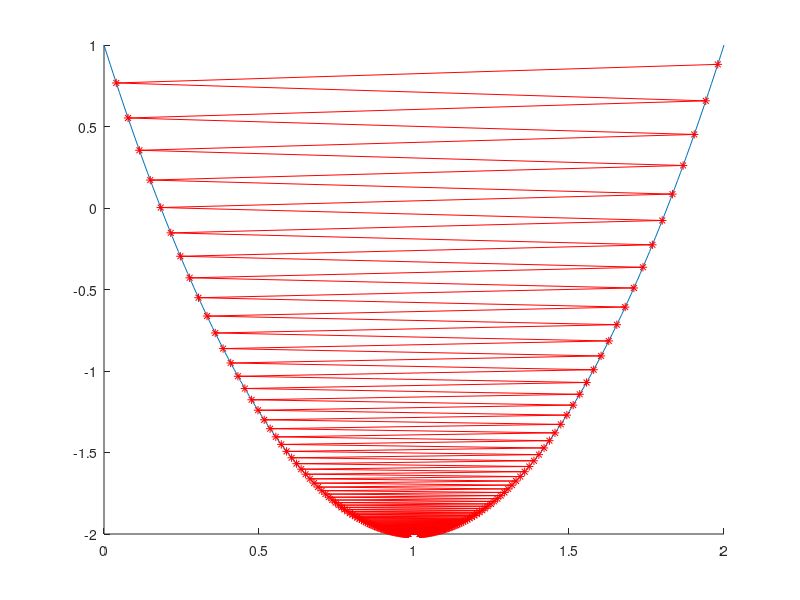
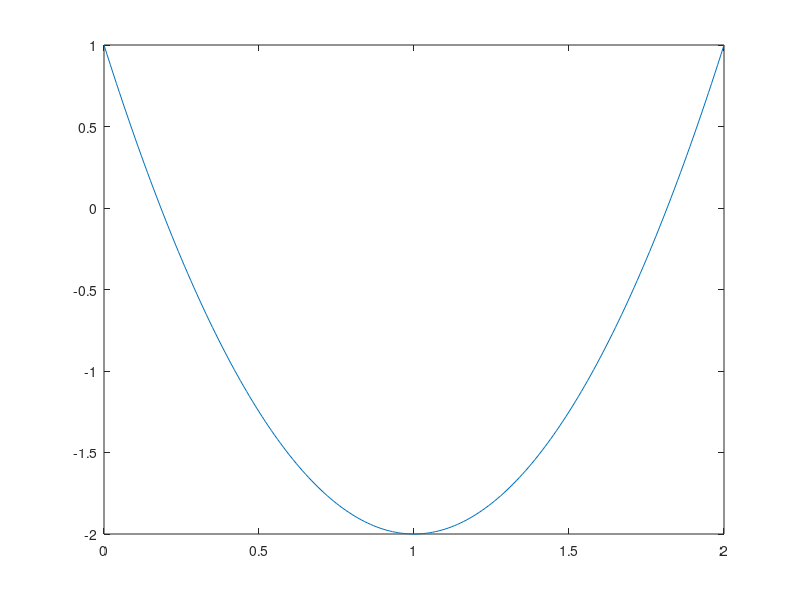
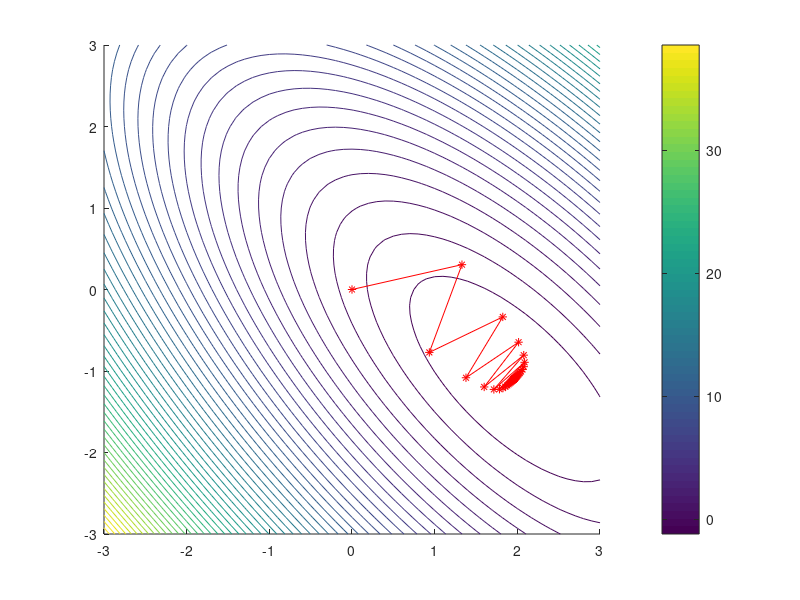
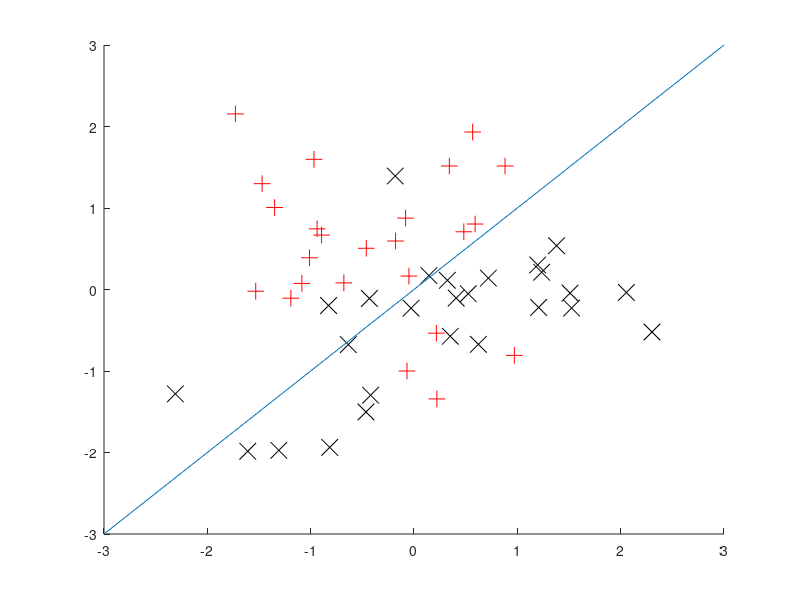

MATLAB code to generate these figures, in order: (Note: this script raises an error after producing the figures.)
%%%%%%%%%%%%%%%%%%%%%%%%%%%%%%%%%%%%%%%%%%%%%%%%%%%%%%%%%%%%%%%%%%%%%%%%%%%
plotpath =  '/Users/martinslawski/Dropbox/UVA/teaching/STAT6020/figs/';
%%%%%%%%%%%%%%%%%%%%%%%%%%%%%%%%%%%%%%%%%%%%%%%%%%%%%%%%%%%%%%%%%%%%%%%%%%%

%%%% Example 1 %%%%%%%%%%%%%%%%%%%%%%%%%%%%%%%%%%%%%%%%%%%%%%%%%%%%%%%%%%%%

% function to be minimized: quadratic function

f = @(x) 3*x.^2 - 6*x +1;
gradf = @(x) 6*x -6;
grid = 0:0.01:2;

plot(grid, f(grid))

% global minimizer is xstar = 1

% gradient descent with constant step-size

maxiter = 200;
iterates = zeros(maxiter, 1);
function_values = zeros(maxiter, 1);

stepsize = 0.33;  %1;%0.34;% 0.3. %0.4; %1;

xcur = 0;

iter = 0;

while iter < maxiter
   
    xcur = xcur - stepsize * gradf(xcur);
    iter = iter + 1;
    iterates(iter) = xcur;
    function_values(iter) = f(xcur);
    
end

figure
hold on 
plot(grid, f(grid))
plot(iterates, function_values, '-*r')

exportgraphics(gcf, [plotpath 'gradient_zigzag.pdf']);

%%%% Example 2 %%%%%%%%%%%%%%%%%%%%%%%%%%%%%%%%%%%%%%%%%%%%%%%%%%%%%%%%%%%%

rho = 0.7; % .99; 1

Q = [1 rho; rho 1];
c = -2*Q*[2; -1] - 2 * Q * 0.1 * randn(2, 1);


foo = @(x) x' * Q * x + x' * c;
grad = @(x) 2*Q*x + c;

xstar = -(Q \ (c/2));
%foo(xstar)


stepsize = 0.95 * (1 / (1+ rho)); 

maxiter = 1000;
iterates = zeros(maxiter, 2);
function_values = zeros(maxiter, 1);


xcur = [0;0];

tol = 1E-8;
iter = 0;

while iter < maxiter && norm(grad(xcur)) > tol 
   
    xcur = xcur - stepsize * grad(xcur);
    iter = iter + 1;
    iterates(iter,:) = xcur;
    function_values(iter) = foo(xcur);
    
end

iterates = iterates(1:iter, :);
function_values = function_values(1:iter, :);

xgrid = -3:0.1:3;
ygrid = xgrid;
z = zeros(numel(xgrid), numel(ygrid));

for i=1:numel(xgrid)
    for j=1:numel(ygrid)
    z(i,j) = foo([xgrid(i); ygrid(j)]);
    end
end

figure
hold on
contour(xgrid, ygrid, z', 50)
colorbar
plot([0;iterates(:,1)], [0;iterates(:,2)], '-*r')

%%%% Example 3 %%%%%%%%%%%%%%%%%%%%%%%%%%%%%%%%%%%%%%%%%%%%%%%%%%%%%%%%%%%%

%%% logistic regression

beta = [-1; 1];
beta0 = 0;

n = 50;

X = randn(n, numel(beta));

y = sign(X * beta + beta0);

y = y .* (2*(rand(n, 1) > 0.1)-1); % add some label noise 

figure
hold on
plot(X(sign(y) == 1,1), X(sign(y) == 1,2), '+r', 'MarkerSize', 12)
plot(X(sign(y) == -1,1), X(sign(y) == -1,2), 'xk', 'MarkerSize', 12)

line([-3,3], [-3,3])

% gradient descent

f = @(theta) theta(1) * ones(n, 1) + X * theta(2:end);

foo = @(f) sum(log(1 + exp(-y .* f)));


grad = @(theta) sum([ones(n, 1) X]' * diag(-y ./ (1 + exp(y .* f(theta)))), 2);

stepsize = 0.9 * 2  / (norm([ones(n, 1) X]).^2); 


maxiter = 200;
iterates = zeros(maxiter, 3);
function_values = zeros(maxiter, 1);


xcur = [0;0;0];

tol = 1E-8;
iter = 0;

while iter < maxiter && norm(grad(xcur)) > tol 
   
    xcur = xcur - stepsize * grad(xcur);
    iter = iter + 1;
    iterates(iter,:) = xcur;
    function_values(iter) = foo(f(xcur));
    
end

iterates = iterates(1:iter, :);
function_values = function_values(1:iter, :);

figure
hold on
plot(X(sign(y) == 1,1), X(sign(y) == 1,2), '+r', 'MarkerSize', 16)
plot(X(sign(y) == -1,1), X(sign(y) == -1,2), 'xk', 'MarkerSize', 16)
for i=1:2:10
    interc = -iterates(i,1)/iterates(i,end);
    slope = -iterates(i,2)/iterates(i,end);
    line([-3,3], [-3 * slope + interc, 3 * slope + interc])
    %pause() --- out-comment if you want to see how the hyperplane is
    % adjusted
end


cvx_begin
variable beta0_cvx
variable beta_cvx(2)
minimize sum(log(1 + exp(-y .* (X * beta_cvx + ones(n,1) * beta0_cvx))))
cvx_end


%%% minimizing quadratic function with back-tracking line search
%&& norm(grad(xcur)) > tol 

rho = 0.8;

Q = [1 rho; rho 1];
c = -2*Q*[2; -1] - 2 * Q * 0.1 * randn(2, 1);


foo = @(x) x' * Q * x + x' * c;
grad = @(x) 2*Q*x + c;

% optimal colution, for checking
% xstar = Q \ (-c/2);
% foo(xstar)

maxiter = 20000;
iterates = zeros(maxiter, 2);
function_values = zeros(maxiter, 1);

xcur = [0;0];

tau = 0.5;
gamma = 0.8;
tol = 1E-8;
iter = 0;
foo_xcur = foo(xcur);

while iter < maxiter 
   
    gradxcur = grad(xcur);
    normsq_gradxcur = norm(gradxcur)^2; 
    
    % check Armijo rule
    m = 0;
    while foo_xcur - foo(xcur - gamma^m * gradxcur) < tau * gamma^m * normsq_gradxcur  
        m = m+1;
        if gamma^m < tol^2
            flag = true;
           break;
        end
    end
    if  flag
        break; 
    end
    
       
    xcur = xcur - gamma^m * gradxcur;
    iter = iter + 1;
    iterates(iter,:) = xcur;
    foo_xcur = foo(xcur);
    function_values(iter) = foo_xcur;
    
end

iterates = iterates(1:iter, :);
function_values = function_values(1:iter, :);
